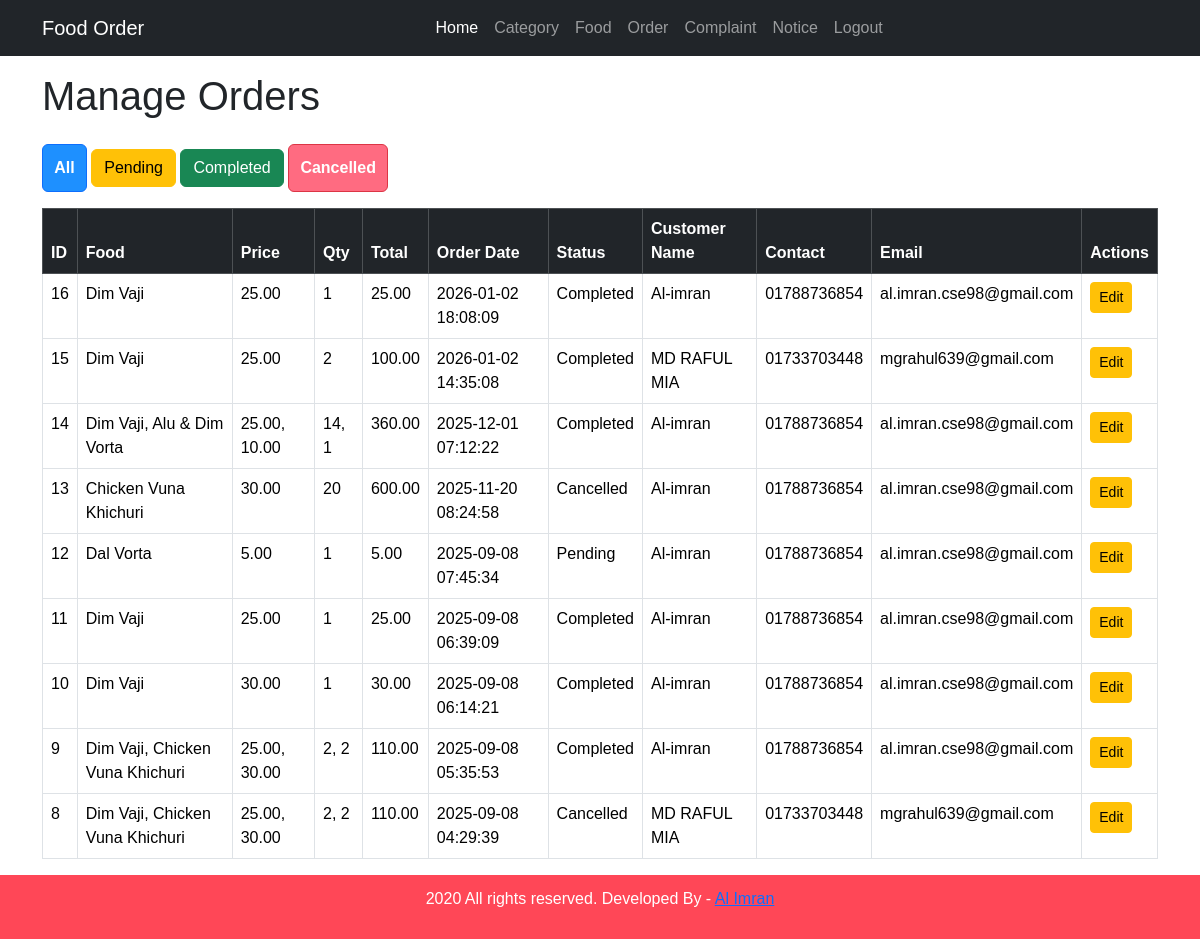
Page /admin/manage-order.php (signed in) on the committed database.
### tables this page shows
CREATE TABLE `orders` (
  `id` int(11) NOT NULL,
  `user_id` int(11) NOT NULL,
  `food_ids` longtext NOT NULL CHECK (json_valid(`food_ids`)),
  `quantities` longtext NOT NULL CHECK (json_valid(`quantities`)),
  `status` enum('Pending','Completed','Cancelled') DEFAULT 'Pending',
  `order_date` timestamp NOT NULL DEFAULT current_timestamp(),
  `prices` longtext DEFAULT NULL CHECK (json_valid(`prices`)),
  `totalPrice` decimal(10,2) NOT NULL,
  `update_date` datetime DEFAULT current_timestamp() ON UPDATE current_timestamp(),
  `user_name` varchar(255) NOT NULL,
  `user_email` varchar(255) NOT NULL,
  `user_contact` varchar(50) NOT NULL
);

### admin/manage-order.php (the view, shortened to what this page needs)
<?php
include('./partials/menu.php');
$objDb = new DbConnect();
$pdo = $objDb->connect();
?>
<div class="container my-3">
    <h1 class="mb-4">Manage Orders</h1>
    <div class="mb-3">
        <button class="btn btn-primary filter-btn" data-status="All">All</button>
        <button class="btn btn-warning filter-btn" data-status="Pending">Pending</button>
        <button class="btn btn-success filter-btn" data-status="Completed">Completed</button>
        <button class="btn btn-danger filter-btn" data-status="Cancelled">Cancelled</button>
    </div>
    <?php
    $stmt = $pdo->prepare("SELECT * FROM orders ORDER BY id DESC");
    $stmt->execute();
    $orders = $stmt->fetchAll(PDO::FETCH_ASSOC);
    if(count($orders) > 0): ?>
    <table class="table table-bordered table-hover" id="orderTable">
        <thead class="table-dark">
            <tr>
                <th>ID</th>
                <th>Food</th>
                <th>Price</th>
                <th>Qty</th>
                <th>Total</th>
                <th>Order Date</th>
                <th>Status</th>
                <th>Customer Name</th>
                <th>Contact</th>
                <th>Email</th>
                <th>Actions</th>
            </tr>
        </thead>
        <tbody>
            <?php foreach($orders as $order):
                $food_ids = json_decode($order['food_ids'], true);
                $quantities = json_decode($order['quantities'], true);
                $prices = json_decode($order['prices'], true);
                $food_names = [];
                if($food_ids){
                    $in  = str_repeat('?,', count($food_ids) - 1) . '?';
                    $food_stmt = $pdo->prepare("SELECT id, title FROM tbl_food WHERE id IN ($in)");
                    $food_stmt->execute($food_ids);
                    $foods = $food_stmt->fetchAll(PDO::FETCH_KEY_PAIR);
                    foreach($food_ids as $fid){
                        $food_names[] = $foods[$fid] ?? "Unknown";
                    }
                }
            ?>
            <tr class="order-row" data-status="<?php echo $order['status']; ?>">
                <form method="POST">
                    <td><?php echo $order['id']; ?></td>
                    <td><?php echo implode(", ", $food_names); ?></td>
                    <td><?php echo implode(", ", $prices); ?></td>
                    <td><?php echo implode(", ", $quantities); ?></td>
                    <td><?php echo $order['totalPrice']; ?></td>
                    <td><?php echo $order['order_date']; ?></td>
                    <td>
                        <span class="text-view"><?php echo $order['status']; ?></span>
                    </td>
                    <td><?php echo $order['user_name']; ?></td>
                    <td><?php echo $order['user_contact']; ?></td>
                    <td><?php echo $order['user_email']; ?></td>
                    <td>
                        <button type="button" class="btn btn-warning btn-sm edit-btn">Edit</button>
                    </td>
                </form>
            </tr>
            <?php endforeach; ?>
        </tbody>
    </table>
    <?php else: ?>
        <div class="alert alert-info">No orders found.</div>
    <?php endif; ?>
</div>
<?php include('partials/footer.php'); ?>

### css/admin.css (style rules this page uses)
* { margin: 0; padding: 0; font-family: Arial, Helvetica, sans-serif; }
table tr th { border-bottom: 1px solid black; padding: 1%; text-align: left; }
table tr td { padding: 1%; }
.btn-primary { background-color: #1e90ff; padding: 1%; color: white; text-decoration: none; font-weight: bold; }
.btn-danger { background-color: #ff6b81; padding: 1%; color: white; text-decoration: none; font-weight: bold; }

### rows in the picture
orders: id "16", food_names "Dim Vaji", prices "25.00", quantities "1", totalPrice "25.00", order_date "2026-01-02 18:08:09", status "Completed", user_name "Al-imran", user_contact "01788736854", user_email "al.imran.cse98@gmail.com"
orders: id "15", food_names "Dim Vaji", prices "25.00", quantities "2", totalPrice "100.00", order_date "2026-01-02 14:35:08", status "Completed", user_name "MD RAFUL MIA", user_contact "01733703448", user_email "mgrahul639@gmail.com"
orders: id "14", food_names "Dim Vaji, Alu & Dim Vorta", prices "25.00, 10.00", quantities "14, 1", totalPrice "360.00", order_date "2025-12-01 07:12:22", status "Completed", user_name "Al-imran", user_contact "01788736854", user_email "al.imran.cse98@gmail.com"
orders: id "13", food_names "Chicken Vuna Khichuri", prices "30.00", quantities "20", totalPrice "600.00", order_date "2025-11-20 08:24:58", status "Cancelled", user_name "Al-imran", user_contact "01788736854", user_email "al.imran.cse98@gmail.com"
orders: id "12", food_names "Dal Vorta", prices "5.00", quantities "1", totalPrice "5.00", order_date "2025-09-08 07:45:34", status "Pending", user_name "Al-imran", user_contact "01788736854", user_email "al.imran.cse98@gmail.com"
orders: id "11", food_names "Dim Vaji", prices "25.00", quantities "1", totalPrice "25.00", order_date "2025-09-08 06:39:09", status "Completed", user_name "Al-imran", user_contact "01788736854", user_email "al.imran.cse98@gmail.com"
orders: id "10", food_names "Dim Vaji", prices "30.00", quantities "1", totalPrice "30.00", order_date "2025-09-08 06:14:21", status "Completed", user_name "Al-imran", user_contact "01788736854", user_email "al.imran.cse98@gmail.com"
orders: id "9", food_names "Dim Vaji, Chicken Vuna Khichuri", prices "25.00, 30.00", quantities "2, 2", totalPrice "110.00", order_date "2025-09-08 05:35:53", status "Completed", user_name "Al-imran", user_contact "01788736854", user_email "al.imran.cse98@gmail.com"
orders: id "8", food_names "Dim Vaji, Chicken Vuna Khichuri", prices "25.00, 30.00", quantities "2, 2", totalPrice "110.00", order_date "2025-09-08 04:29:39", status "Cancelled", user_name "MD RAFUL MIA", user_contact "01733703448", user_email "mgrahul639@gmail.com"
